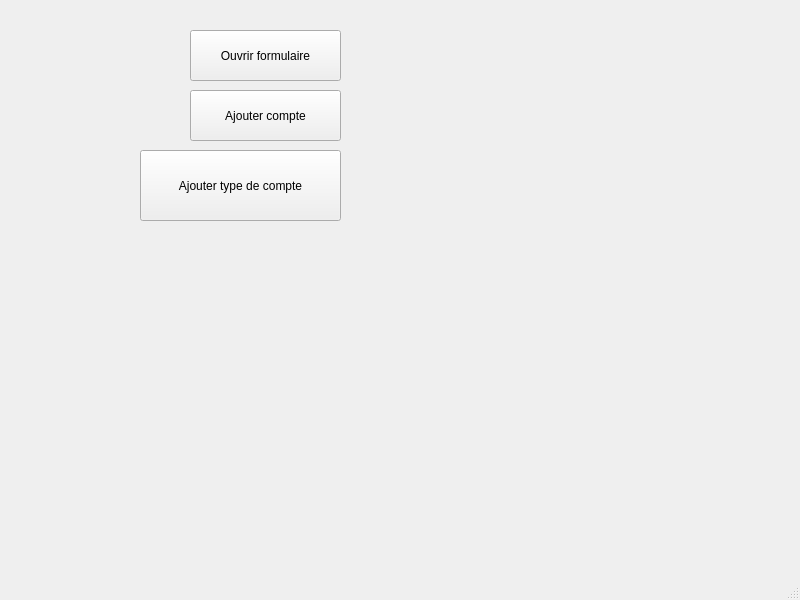
<?xml version="1.0" encoding="UTF-8"?>
<ui version="4.0">
 <class>MainWindow</class>
 <widget class="QMainWindow" name="MainWindow">
  <property name="geometry">
   <rect>
    <x>0</x>
    <y>0</y>
    <width>800</width>
    <height>600</height>
   </rect>
  </property>
  <property name="windowTitle">
   <string>MainWindow</string>
  </property>
  <widget class="QWidget" name="centralwidget">
   <widget class="QWidget" name="verticalLayoutWidget">
    <property name="geometry">
     <rect>
      <x>59</x>
      <y>360</y>
      <width>641</width>
      <height>141</height>
     </rect>
    </property>
    <layout class="QVBoxLayout" name="verticalLayout"/>
   </widget>
   <widget class="QPushButton" name="open_form_button">
    <property name="geometry">
     <rect>
      <x>190</x>
      <y>30</y>
      <width>151</width>
      <height>51</height>
     </rect>
    </property>
    <property name="text">
     <string>Ouvrir formulaire</string>
    </property>
   </widget>
   <widget class="QPushButton" name="add_account_button">
    <property name="geometry">
     <rect>
      <x>190</x>
      <y>90</y>
      <width>151</width>
      <height>51</height>
     </rect>
    </property>
    <property name="text">
     <string>Ajouter compte</string>
    </property>
   </widget>
   <widget class="QPushButton" name="add_account_category">
    <property name="geometry">
     <rect>
      <x>140</x>
      <y>150</y>
      <width>201</width>
      <height>71</height>
     </rect>
    </property>
    <property name="text">
     <string>Ajouter type de compte</string>
    </property>
   </widget>
  </widget>
  <widget class="QMenuBar" name="menubar">
   <property name="geometry">
    <rect>
     <x>0</x>
     <y>0</y>
     <width>800</width>
     <height>26</height>
    </rect>
   </property>
  </widget>
  <widget class="QStatusBar" name="statusbar"/>
 </widget>
 <resources/>
 <connections/>
</ui>
